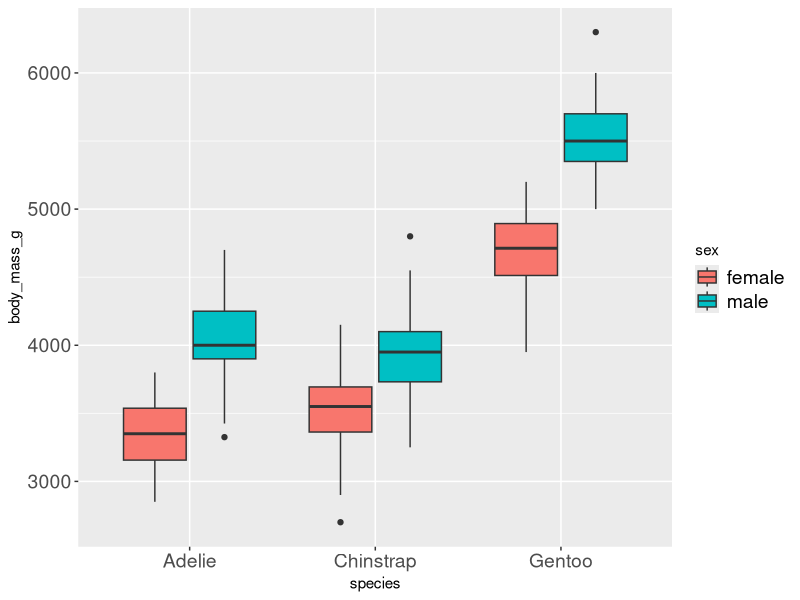
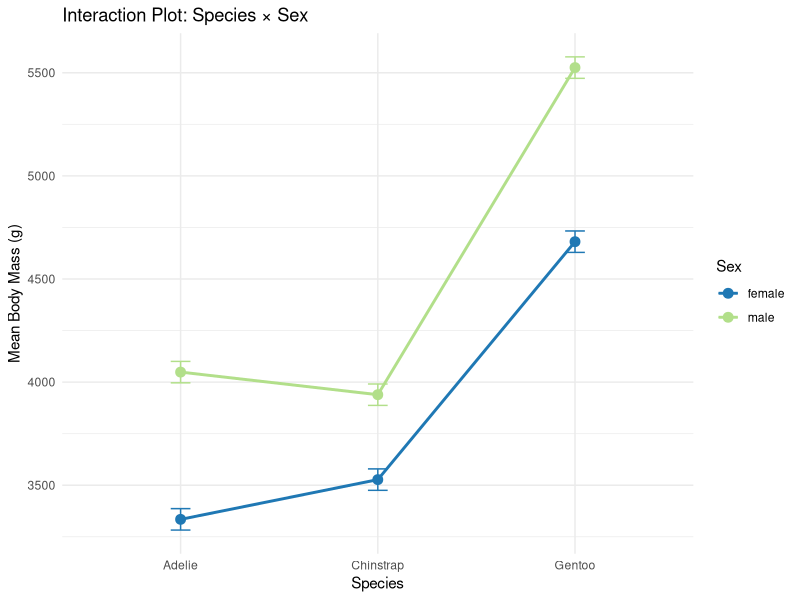
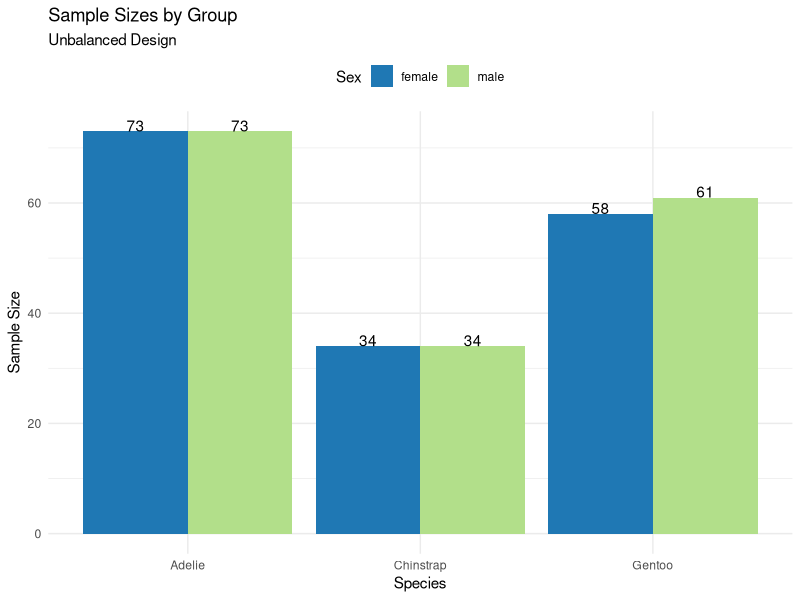
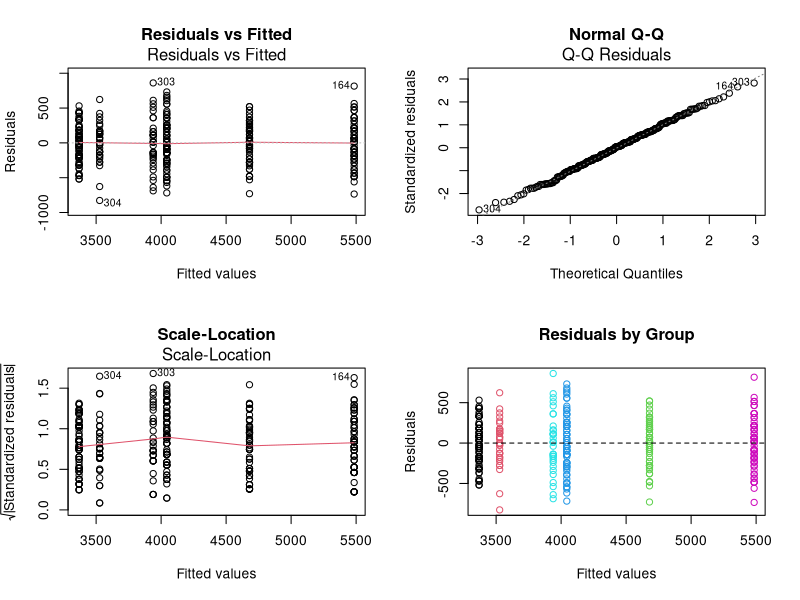
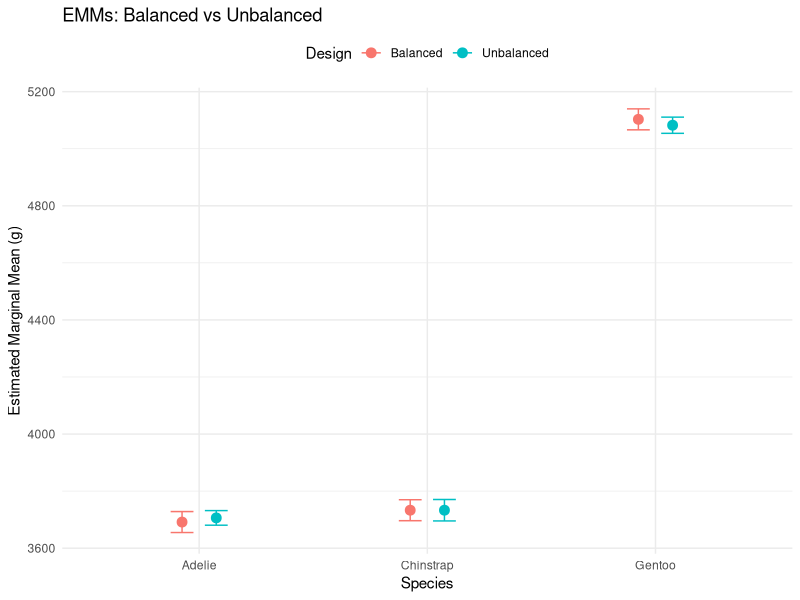
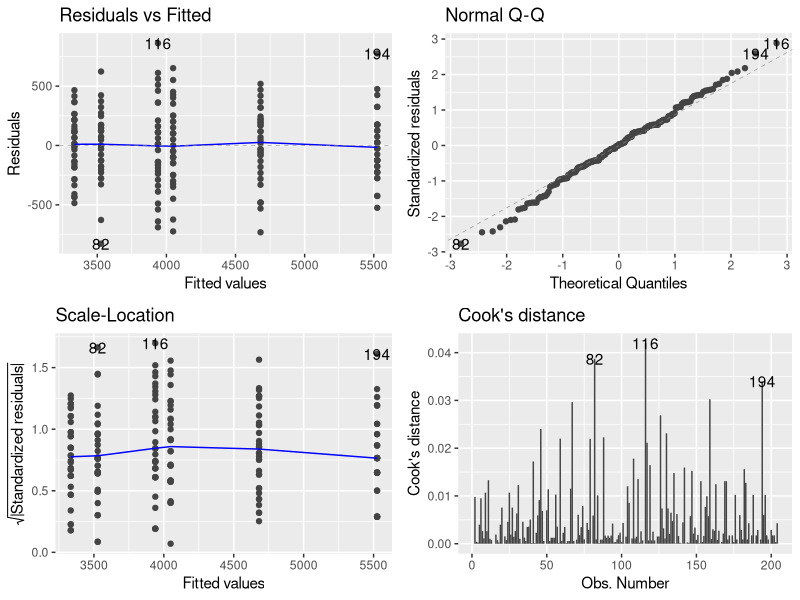

These figures' R source, in order:
## ---- chunk 1
#| echo: false
#| message: false
#| warning: false
#| paged-print: false
# Load required packages
library(palmerpenguins)
library(emmeans)
library(ggfortify)
library(car)
library(broom)
library(patchwork)
library(tidyverse)
# Load the penguin data
p_df <- penguins %>%
  filter(!is.na(body_mass_g), 
         !is.na(sex),
         !is.na(species)) %>%
  select(species, sex, body_mass_g)
# Calculate group means and SDs
summaryu_df <- p_df %>%
  group_by(species, sex) %>%
  summarise(
    n = sum(!is.na(body_mass_g)),
    mean_mass = mean(body_mass_g),
    sd_mass = sd(body_mass_g),
    se_mass = sd_mass/sqrt(n),
    .groups = 'drop'
  ) %>%
  arrange(species, sex)

print(summaryu_df)


## ---- chunk 2
#| echo: false
#| message: false
#| warning: false
#| paged-print: false
#| 
# Check original sample sizes
original_n <- p_df %>%
  count(species, sex) %>%
  arrange(species, sex)

p_df %>%
  count(species, sex) %>%
  pivot_wider(names_from = sex, 
              values_from = n,
              values_fill = 0) 

## ---- chunk 3
#| echo: false
#| message: false
#| warning: false
#| paged-print: false
#| collapse: true

# Find minimum sample size
min_n <- min(original_n$n)
cat(paste("Minimum n =", min_n, "\n\n"))

# Create balanced dataset
set.seed(123) # for reproducibility
balanced_df <- p_df %>%
  group_by(species, sex) %>%
  sample_n(min_n) %>%
  ungroup()

# Verify balanced design
balanced_n <- balanced_df %>% 
  count(species, sex) %>%
  pivot_wider(names_from = sex, 
              values_from = n,
              values_fill = 0) 
balanced_n
## ---- chunk 4
#| echo: false
#| message: false
#| warning: false
#| paged-print: false


# Calculate group means and SDs
summary_df <- balanced_df %>%
  group_by(species, sex) %>%
  summarise(
    n = sum(!is.na(body_mass_g)),
    mean_mass = mean(body_mass_g),
    sd_mass = sd(body_mass_g),
    se_mass = sd_mass/sqrt(n),
    .groups = 'drop'
  ) %>%
  arrange(species, sex)

print(summary_df)
## ---- chunk 5
#| echo: false
p_box_plot <- balanced_df %>% 
  ggplot(aes(species, body_mass_g, fill=sex))+
  geom_boxplot() +
  theme(axis.text = element_text(size = 14),
        legend.text = element_text(size = 14))
p_box_plot

## ---- chunk 6
#| echo: false
#| message: false
#| warning: false
#| paged-print: false
# First, calculate cell means (species x sex combinations)
cell_means <- p_df %>%
  group_by(species, sex) %>%
  summarise(
    n = sum(!is.na(body_mass_g)), 
    cell_mean = mean(body_mass_g),
    .groups = 'drop'
  ) 
cell_means_wide <- cell_means %>% select(-n) %>% 
  pivot_wider(
              names_from = sex,
              values_from = cell_mean)
cell_counts <- p_df %>%
  count(species, sex) %>%
  pivot_wider(names_from = sex, 
              values_from = n,
              values_fill = 0) 
# Join the tables
combined_table <- cell_means_wide %>%
  left_join(cell_counts, by = "species", suffix = c("_mean", "_n"))

cat("Combined table with means and counts:\n\n")
print(combined_table)

# Show the WRONG way (regular means - weighted by sample size)
regular_species_means <- p_df %>%
  group_by(species) %>%
  summarise(total_n = n(),
    regular_mean = mean(body_mass_g),
    .groups = 'drop')
cat("\n\nRegular means (WRONG for marginal means):\n\n")
print(regular_species_means)

## ---- chunk 7
#| echo: false
#| paged-print: false

# Show the CORRECT way (EMMs - average of cell means)
# For species marginal means: average the male and female means for each species
emm_species <- cell_means %>%
  group_by(species) %>%
  summarise(
    emm_mean = mean(cell_mean),  # Average of cell means!
    calculation = paste0("(", 
                        paste(round(cell_mean, 1), collapse = " + "), 
                        ") / 2 = ", 
                        round(mean(cell_mean), 1)),
    .groups = 'drop'
  )

cat("Estimated Marginal Means for Species (CORRECT):")
print(emm_species)

# Create a comparison table to show the difference
comparison <- cell_means %>%
  pivot_wider(names_from = sex, 
              values_from = c(n, cell_mean)) %>%
  mutate(
    # Show the calculation explicitly
    species_emm = (cell_mean_female + cell_mean_male) / 2,
    # Compare with regular mean
    regular_mean = regular_species_means$regular_mean[match(species, regular_species_means$species)],
    difference = species_emm - regular_mean
  )
cat("\n\nComparison showing EMM calculation:\n\n")
print(comparison %>% select(species, cell_mean_female, cell_mean_male, species_emm, regular_mean, difference))
## ---- chunk 8
#| echo: false
#| message: false
#| warning: false
#| paged-print: false
# First, calculate cell means (species x sex combinations)
cell_means <- p_df %>%
  group_by(species, sex) %>%
  summarise(
    n = sum(!is.na(body_mass_g)), 
    cell_mean = mean(body_mass_g),
    .groups = 'drop'
  ) 
cell_means_wide <- cell_means %>% select(-n) %>% 
  pivot_wider(
              names_from = sex,
              values_from = cell_mean)
cell_counts <- p_df %>%
  count(species, sex) %>%
  pivot_wider(names_from = sex, 
              values_from = n,
              values_fill = 0) 
# Join the tables
combined_table <- cell_means_wide %>%
  left_join(cell_counts, by = "species", suffix = c("_mean", "_n"))

cat("Combined table with means and counts:\n\n")
print(combined_table)


## ---- chunk 9
#| echo: false
#| message: false
#| warning: false
#| paged-print: false
# Regular Means for sex
regular_sex_means <- p_df %>%
  group_by(sex) %>%
  summarise(
    total_n = n(),
    regular_mean = mean(body_mass_g, na.rm = TRUE),  # Added na.rm for safety
    .groups = 'drop'
  )
cat("\nRegular means sex (WRONG for marginal means):")
print(regular_sex_means)

# For sex marginal means: average across all species for each sex
emm_sex <- cell_means %>%
  group_by(sex) %>%
  summarise(
    emm_mean = mean(cell_mean),  # Average of cell means!
    calculation = paste0("(", 
                        paste(round(cell_mean, 1), collapse = " + "), 
                        ") / 3 = ", 
                        round(mean(cell_mean), 1)),
    .groups = 'drop'
  )
cat("\n\nEstimated Marginal Means for Sex (CORRECT):\n\n")
print(emm_sex)

# Create a comparison table to show the difference
comparison <- emm_sex %>%
  left_join(regular_sex_means, by = "sex") %>%
  mutate(
    difference = emm_mean - regular_mean
  ) %>%
  select(sex, total_n, regular_mean, emm_mean, difference)

cat("\\n\nComparison showing difference between regular and marginal means:\n\n")
print(comparison)

## ---- chunk 10
#| echo: false
# Set contrasts for Type III SS
options(contrasts = c("contr.sum", "contr.poly"))

# Fit the two-way ANOVA model with interaction
anova_model <- lm(body_mass_g ~ species * sex, 
                  data = balanced_df)
# Model summary
summary(anova_model)

## ---- chunk 11
#| echo: false
# Type III ANOVA table using car::Anova
anova_type3 <- Anova(anova_model, type = "III")
cat("Type III Sums of Squares ANOVA:")
print(anova_type3)

## ---- chunk 12
#| echo: false
#| message: false
#| warning: false
#| paged-print: false

# Calculate effect sizes (eta-squared)
ss_total <- sum(anova_type3$`Sum Sq`[2:4]) + 
            anova_type3$`Sum Sq`[5]

eta_squared_df <- data.frame(
  Effect = c("Species", "Sex", "Interaction"),
  Eta_Squared = anova_type3$`Sum Sq`[2:4] / ss_total
)

cat("Effect Sizes (Eta-squared):")
print(eta_squared_df)
## ---- chunk 13
#| include: false

# Creates all 4 diagnostic plots automatically
plot_assump_plot <-  autoplot(anova_model, which = 1:4, ncol = 2, nrow = 2)
# plot_assump_plot
# print(plot_assump_plot)
# Save with better parameters
ggsave("images/assumpt_1.jpg", 
       plot = plot_assump_plot, 
       width = 5, 
       height = 5, 
       dpi = 300,
       bg = "white")

## ---- chunk 14
#| echo: false

# Normality test
shapiro_test <- shapiro.test(residuals(anova_model))
cat("Shapiro-Wilk Normality Test:")
print(shapiro_test)

# Homogeneity of variance
levene_test <- leveneTest(body_mass_g ~ species * sex,
                          data = balanced_df)
cat("Levene's Test for Homogeneity:")
print(levene_test)

# Check for outliers
outliers_df <- balanced_df %>%
  mutate(
    fitted = fitted(anova_model),
    residuals = residuals(anova_model),
    std_resid = rstandard(anova_model)
  ) %>%
  filter(abs(std_resid) > 3)

cat(paste("Number of outliers (|z| > 3):",
            nrow(outliers_df)))
## ---- chunk 15
#| echo: false
#| message: false
#| warning: false
#| paged-print: false
#| collapse: true

# EMMs for species
species_emm <- emmeans(anova_model, ~ species)
cat("Species EMMs:\n\n")
print(species_emm)


# EMMs for sex
sex_emm <- emmeans(anova_model, ~ sex)
cat("Sex EMMs:\n\n")
print(sex_emm)
cat("\n")

# EMMs for interaction
interaction_emm <- emmeans(anova_model, ~ species * sex)
cat("Species by Sex EMMs:\n\n")
print(interaction_emm)
## ---- chunk 16
#| echo: false
#| message: false
#| warning: false
#| paged-print: false
#| collapse: true

# Pairwise comparisons for species
species_pairs <- pairs(species_emm, 
                       adjust = "tukey")
print("Species pairwise comparisons:\n")
cat("\n")
print(species_pairs)

# Pairwise comparisons for interaction
interaction_pairs <- pairs(interaction_emm,
                          by = "sex",
                          adjust = "tukey")
print("Species comparisons within sex:")
print(interaction_pairs)
## ---- chunk 17
#| echo: false
# Get estimated marginal means for the interaction
emm_interaction <- emmeans(anova_model, ~ species * sex)  # Replace factor1 and factor2 with your actual factor names

# Pairwise comparisons with Tukey adjustment
pairs_interaction <- pairs(emm_interaction, adjust = "tukey")


## ---- chunk 18
#| echo: false
# Get compact letter display (cld)
cld_interaction <- multcomp::cld(emm_interaction, 
                       Letters = letters,
                       adjust = "sidak")

# Display the results
# print(cld_interaction)

cld_df <- as.data.frame(cld_interaction) %>%
  arrange(species, sex)  # Sort by estimated marginal mean

# View the results with means and grouping letters
print(cld_df)

## ---- chunk 19
#| echo: false

emm_plotting_df <- as.data.frame(emm_interaction)
# Create interaction plot
interaction_plot <- ggplot(emm_plotting_df, 
       aes(x = species, 
           y = emmean, 
           color = sex, 
           group = sex)) +
  geom_point(size = 3) +
  geom_line(linewidth = 1) +
  geom_errorbar(aes(ymin = emmean - SE,
                    ymax = emmean + SE),
                width = 0.1) +
  scale_color_manual(values = c("#1f78b4", "#b2df8a")) +
  labs(title = "Interaction Plot: Species × Sex",
       x = "Species",
       y = "Mean Body Mass (g)",
       color = "Sex") +
  theme_minimal() +
  theme(legend.position = "right")
interaction_plot

## ---- chunk 20
#| echo: false
#| message: false
#| warning: false
#| paged-print: false
# Check sample sizes - naturally unbalanced
unbalanced_n <- p_df %>%
  count(species, sex) %>%
  arrange(species, sex)

print("Unbalanced sample sizes:")
print(unbalanced_n)

# Calculate total N and imbalance ratio
total_n <- sum(unbalanced_n$n)
max_n <- max(unbalanced_n$n)
min_n <- min(unbalanced_n$n)
imbalance_ratio <- max_n / min_n

print(paste("Total N =", total_n))
print(paste("Imbalance ratio =", round(imbalance_ratio, 2)))
## ---- chunk 21
#| echo: false


# Create sample size plot
imbalance_plot <- ggplot(unbalanced_n, 
       aes(x = species, y = n, fill = sex)) +
  geom_col(position = "dodge") +
  geom_text(aes(label = n), 
            position = position_dodge(0.9),
            vjust = -0) +
  scale_fill_manual(values = c("#1f78b4", "#b2df8a")) +
  labs(title = "Sample Sizes by Group",
       subtitle = "Unbalanced Design",
       x = "Species", 
       y = "Sample Size",
       fill = "Sex") +
  theme_minimal() +
  theme(legend.position = "top")

print(imbalance_plot)
## ---- chunk 22
#| echo: false
#| message: false
#| warning: false
#| paged-print: false

# Type I SS - Order matters!
# Model 1: Species then Sex
model1_type1 <- lm(body_mass_g ~ species + sex + species:sex,
                   data = p_df)
anova1_type1 <- anova(model1_type1)
cat("Type I SS (Species → Sex → Interaction):\n\n")
print(anova1_type1)

# Model 2: Sex then Species (different order)
model2_type1 <- lm(body_mass_g ~ sex + species + sex:species,
                   data = p_df)
anova2_type1 <- anova(model2_type1)
cat("\n\nType I SS (Sex → Species → Interaction):\n\n")
print(anova2_type1)

# Compare SS for main effects
ss_comparison_df <- data.frame(
  Effect = c("Species", "Sex"),
  Order1_SS = c(anova1_type1$`Sum Sq`[1], 
                anova1_type1$`Sum Sq`[2]),
  Order2_SS = c(anova2_type1$`Sum Sq`[2], 
                anova2_type1$`Sum Sq`[1])
)
cat("\n\nType I SS depends on order:\n\n")
print(ss_comparison_df)
## ---- chunk 23
#| echo: false
#| message: false
#| warning: false
#| paged-print: false

# Set contrasts for Type III SS
options(contrasts = c("contr.sum", "contr.poly"))

# Fit model for Type III SS
model_u <- lm(body_mass_g ~ species * sex, 
              data = p_df)

# Type III ANOVA
anova_type3_u <- Anova(model_u, type = "III")
print("Type III Sums of Squares:")
print(anova_type3_u)

# Compare with Type I
print("Comparison of F-values:")
comparison_f_df <- data.frame(
  Effect = c("Species", "Sex", "Interaction"),
  Type_I_F = round(anova1_type1$`F value`[1:3], 2),
  Type_III_F = round(anova_type3_u$`F value`[2:4], 2)
)
print(comparison_f_df)
## ---- chunk 24
#| echo: false
#| message: false
#| warning: false
#| paged-print: false

# Calculate effect sizes
ss_total_u <- sum(anova_type3_u$`Sum Sq`[-1])

eta_squared_p_df <- data.frame(
  Effect = c("Species", "Sex", "Interaction"),
  Eta_Squared = round(
    anova_type3_u$`Sum Sq`[2:4] / ss_total_u, 4)
)
print("Effect Sizes (Type III):")
print(eta_squared_p_df)
## ---- chunk 25
#| echo: false
#| message: false
#| warning: false
#| paged-print: false

# Grand mean
grand_mean <- mean(p_df$body_mass_g)
print(paste("Grand mean:", round(grand_mean, 1)))

# Total SS
ss_total_manual <- sum((p_df$body_mass_g - grand_mean)^2)
print(paste("Total SS:", round(ss_total_manual, 0)))

# Between-group SS (full model)
group_means_df <- p_df %>%
  group_by(species, sex) %>%
  mutate(group_mean = mean(body_mass_g)) %>%
  ungroup()

ss_between <- sum((group_means_df$group_mean - grand_mean)^2)
print(paste("Between-groups SS:", round(ss_between, 0)))

# Within-group SS (Error SS)
ss_within <- sum((group_means_df$body_mass_g - 
                  group_means_df$group_mean)^2)
print(paste("Within-groups SS:", round(ss_within, 0)))

# Verify: Total = Between + Within
print(paste("Check: Between + Within =", 
            round(ss_between + ss_within, 0)))
## ---- chunk 26
#| echo: false
#| message: false
#| warning: false
#| paged-print: false

# For Type I SS (sequential)
# SS for species (ignoring sex)
species_only_model <- lm(body_mass_g ~ species, 
                         data = p_df)
ss_species_only <- sum((fitted(species_only_model) - 
                       grand_mean)^2)
cat(paste("SS(Species alone):", 
            round(ss_species_only, 0)))

# SS for sex (ignoring species)  
sex_only_model <- lm(body_mass_g ~ sex, 
                     data = p_df)
ss_sex_only <- sum((fitted(sex_only_model) - 
                   grand_mean)^2)
cat(paste("SS(Sex alone):", 
            round(ss_sex_only, 0)))

# Note: These don't add up to between SS
# because effects are not orthogonal!
cat(paste("\n\nSum of main effects:", 
            round(ss_species_only + ss_sex_only, 0)))
cat(paste("Actual between SS:", 
            round(ss_between, 0)))
cat(paste("\n\nDifference (due to correlation):", 
            round(ss_between - 
                  (ss_species_only + ss_sex_only), 0)))
## ---- chunk 27
#| echo: false
#| message: false
#| warning: false
#| paged-print: false

# EMMs for main effects
species_emm_u <- emmeans(model_u, ~ species)
sex_emm_u <- emmeans(model_u, ~ sex)

cat("Species EMMs (model-based):")
print(species_emm_u)

cat("\n\nSex EMMs (model-based):")
print(sex_emm_u)

# Get estimated marginal means for the interaction
emm_interaction_u <- emmeans(model_u, ~ species * sex)  # Replace factor1 and factor2 with your actual factor names

# Pairwise comparisons with Tukey adjustment
pairs_interaction_u <- pairs(emm_interaction, adjust = "tukey")
pairs_interaction_u

## ---- chunk 28
#| echo: false
#| message: false
#| warning: false
#| paged-print: false
# Get compact letter display (cld)
cld_interaction_u <- multcomp::cld(emm_interaction_u, 
                       Letters = letters,
                       adjust = "sidak")

# Display the results
# print(cld_interaction)

cld_df_u <- as.data.frame(cld_interaction_u) %>%
  arrange(species, sex)  # Sort by estimated marginal mean

# View the results with means and grouping letters
print(cld_df_u)

## ---- chunk 29
#| echo: false
#| message: false
#| warning: false
#| paged-print: false

# Pairwise comparisons for species
species_pairs_u <- pairs(species_emm_u, 
                         adjust = "tukey")
cat("Species pairwise comparisons (Tukey):")
print(species_pairs_u)

# Effect of sex within each species
sex_by_species_emm <- emmeans(model_u, ~ sex | species)
sex_effects_df <- pairs(sex_by_species_emm)
cat("\n\nSex effect within each species:")
print(sex_effects_df)
## ---- chunk 30
#| echo: false
#| message: false
#| warning: false
#| paged-print: false

# Test if sex effect differs across species
interaction_test <- emmeans(model_u, 
                            pairwise ~ sex | species)

# Extract contrasts
contrasts_df <- as.data.frame(interaction_test$contrasts)

# Calculate difference in sex effects
sex_diff_adelie <- contrasts_df[1, "estimate"]
sex_diff_chinstrap <- contrasts_df[2, "estimate"]
sex_diff_gentoo <- contrasts_df[3, "estimate"]

interaction_summary_df <- data.frame(
  Species = c("Adelie", "Chinstrap", "Gentoo"),
  Sex_Effect = round(c(sex_diff_adelie, 
                       sex_diff_chinstrap,
                       sex_diff_gentoo), 0)
)

cat("Sex effect (Male - Female) by species:")
print(interaction_summary_df)

# Test if these differ significantly
cat("\n\nInteraction interpretation:")
if(anova_type3_u$`Pr(>F)`[4] < 0.05) {
  print("Sex effects differ across species")
} else {
  print("Sex effects similar across species")
}
## ---- chunk 31
#| echo: false
#| message: false
#| warning: false
#| paged-print: false
#| fig-height: 4
#| fig-width: 4

# Diagnostic plots
par(mfrow = c(2, 2))

# Residuals vs Fitted
plot(model_u, which = 1,
     main = "Residuals vs Fitted")

# Q-Q plot
plot(model_u, which = 2,
     main = "Normal Q-Q")

# Scale-Location  
plot(model_u, which = 3,
     main = "Scale-Location")

# Residuals by group
plot(fitted(model_u), residuals(model_u),
     col = as.numeric(interaction(p_df$species, 
                                  p_df$sex)),
     main = "Residuals by Group",
     xlab = "Fitted values",
     ylab = "Residuals")
abline(h = 0, lty = 2)
## ---- chunk 32
#| echo: false
#| message: false
#| warning: false
#| paged-print: false

# Normality test
shapiro_u <- shapiro.test(residuals(model_u))
print("Shapiro-Wilk test:")
print(shapiro_u)

# Homogeneity of variance
levene_u <- leveneTest(body_mass_g ~ species * sex,
                       data = p_df,
                       center = median)
print("\nLevene's test:")
print(levene_u)

# Check residuals by group
residual_summary_df <- p_df %>%
  mutate(
    residuals = residuals(model_u),
    fitted = fitted(model_u)
  ) %>%
  group_by(species, sex) %>%
  summarise(
    n = n(),
    mean_resid = mean(residuals),
    sd_resid = sd(residuals),
    .groups = 'drop'
  )

print("\nResidual SD by group:")
print(residual_summary_df[, c("species", "sex", 
                              "sd_resid")])
## ---- chunk 33
#| echo: false
#| message: false
#| warning: false
#| paged-print: false

# Load balanced results (simulated)
set.seed(123)
b_df <- p_df %>%
  group_by(species, sex) %>%
  sample_n(34) %>%
  ungroup()

# Fit balanced model
options(contrasts = c("contr.sum", "contr.poly"))
model_b <- lm(body_mass_g ~ species * sex, data = b_df)
anova_b <- Anova(model_b, type = "III")

# Create comparison table
comparison_results_df <- data.frame(
  Effect = c("Species", "Sex", "Interaction"),
  Balanced_F = round(anova_b$`F value`[2:4], 2),
  Balanced_p = round(anova_b$`Pr(>F)`[2:4], 4),
  Unbalanced_F = round(anova_type3_u$`F value`[2:4], 2),
  Unbalanced_p = round(anova_type3_u$`Pr(>F)`[2:4], 4)
)

cat("Balanced vs Unbalanced Results:")
print(comparison_results_df)

# Compare power
cat("\n\nSample sizes:")
cat(paste("Balanced total N:", nrow(b_df)))
cat(paste("Unbalanced total N:", nrow(p_df), "\n\n"))
cat(paste("Data discarded:", 
            nrow(p_df) - nrow(b_df), 
            "observations"))
## ---- chunk 34
#| echo: false
#| message: false
#| warning: false
#| paged-print: false

# Combine EMMs from both analyses
emm_b <- as.data.frame(emmeans(model_b, ~ species))
emm_u <- as.data.frame(emmeans(model_u, ~ species))

comparison_plot_df <- data.frame(
  Species = rep(levels(as.factor(p_df$species)), 2),
  Design = rep(c("Balanced", "Unbalanced"), 
               each = 3),
  EMM = c(as.numeric(emm_b$emmean),
          as.numeric(emm_u$emmean)),
  SE = c(as.numeric(emm_b$SE),
         as.numeric(emm_u$SE))
)

comparison_plot <- ggplot(comparison_plot_df, 
       aes(x = Species, y = EMM, 
           color = Design, group = Design)) +
  geom_point(position = position_dodge(0.3), 
             size = 3) +
  geom_errorbar(aes(ymin = EMM - SE, 
                    ymax = EMM + SE),
                position = position_dodge(0.3),
                width = 0.2) +
  labs(title = "EMMs: Balanced vs Unbalanced",
       y = "Estimated Marginal Mean (g)",
       color = "Design") +
  theme_minimal() +
  theme(legend.position = "top")

print(comparison_plot)
